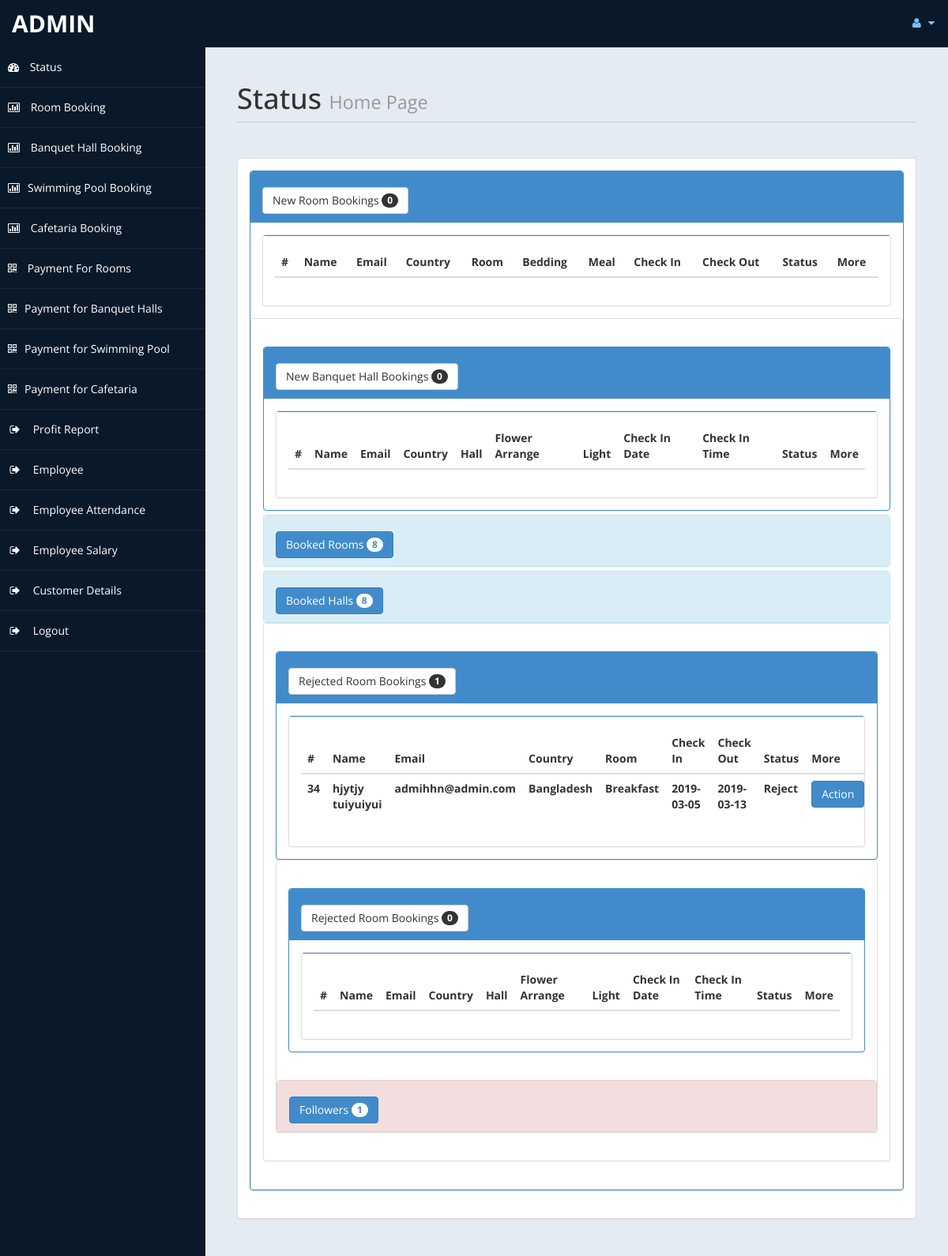
The page /admin/home.php (signed in) on the database its author committed.
### tables this page shows
CREATE TABLE `roombook` (
  `id` int(10) UNSIGNED NOT NULL,
  `Title` varchar(5) DEFAULT NULL,
  `FName` text,
  `LName` text,
  `Email` varchar(50) DEFAULT NULL,
  `National` varchar(30) DEFAULT NULL,
  `Country` varchar(30) DEFAULT NULL,
  `Phone` text,
  `TRoom` varchar(20) DEFAULT NULL,
  `Bed` varchar(10) DEFAULT NULL,
  `NRoom` varchar(2) DEFAULT NULL,
  `Meal` varchar(15) DEFAULT NULL,
  `cin` date DEFAULT NULL,
  `cout` date DEFAULT NULL,
  `stat` varchar(15) DEFAULT NULL,
  `nodays` int(11) DEFAULT NULL
);

### admin/home.php (the view, shortened to what this page needs)
<!DOCTYPE html>
<html xmlns="http://www.w3.org/1999/xhtml">
<head>
    <link href="assets/css/bootstrap.css" rel="stylesheet" />
    <link href="assets/css/font-awesome.css" rel="stylesheet" />
    <link href="assets/js/morris/morris-0.4.3.min.css" rel="stylesheet" />
    <link href="assets/css/custom-styles.css" rel="stylesheet" />
</head>
<body>
    <div id="wrapper">
        <nav class="navbar navbar-default top-navbar" role="navigation">
            <div class="navbar-header">
                <a class="navbar-brand" href="home.php"> <?php echo $_SESSION["user"]; ?> </a>
            </div>
            <ul class="nav navbar-top-links navbar-right">
                <li class="dropdown">
                    <a class="dropdown-toggle" data-toggle="dropdown" href="#" aria-expanded="false">
                        <i class="fa fa-user fa-fw"></i> <i class="fa fa-caret-down"></i>
                    </a>
                </li>
            </ul>
        </nav>
        <?php include('includes/sidebar.php'); ?>
        <div id="page-wrapper">
            <div id="page-inner">
                <div class="row">
                    <div class="col-md-12">
                        <h1 class="page-header">
                            Status <small>Home Page</small>
                        </h1>
                    </div>
                </div>
				<?php
						include ('db.php');
						$c =0;
				?>
					<div class="row">
                <div class="col-md-12">
                    <div class="panel panel-default">
                        <div class="panel-body">
                            <div class="panel-group" id="accordion">
							<div class="panel panel-primary">
                                    <div class="panel-heading">
                                        <h4 class="panel-title">
                                            <a data-toggle="collapse" data-parent="#accordion" href="#collapseTwo">
											<button class="btn btn-default" type="button">
												 New Room Bookings  <span class="badge"><?php echo $c ; ?></span>
											</button>
											</a>
                                        </h4>
                                    </div>
                                    <div id="collapseTwo" class="panel-collapse in" style="height: auto;">
                                        <div class="panel-body">
                                           <div class="panel panel-default">
                        <div class="panel-body">
                            <div class="table-responsive">
                                <table class="table">
                                    <thead>
                                        <tr>
                                            <th>#</th>
                                            <th>Name</th>
                                            <th>Email</th>
                                            <th>Country</th>
											<th>Room</th>
											<th>Bedding</th>
											<th>Meal</th>
											<th>Check In</th>
											<th>Check Out</th>
											<th>Status</th>
											<th>More</th>
                                        </tr>
                                    </thead>
                                </table>
                            </div>
                        </div>
                    </div>
                                        </div>
                                    </div>
                <div class="row">
                <div class="col-md-12">
                    <div class="panel panel-default">
                        <div class="panel-heading">
                        </div>
                        <div class="panel-body">
                            <div class="panel-group" id="accordion1">
							<div class="panel panel-primary">
                                    <div class="panel-heading">
                                        <h4 class="panel-title">
                                            <a data-toggle="collapse" data-parent="#accordion1" href="#collapseTwo1">
											<button class="btn btn-default" type="button">
												 New Banquet Hall Bookings  <span class="badge"><?php echo $c ; ?></span>
											</button>
											</a>
                                        </h4>
                                    </div>
                                    <div id="collapseTwo1" class="panel-collapse in" style="height: auto;">
                                        <div class="panel-body">
                                           <div class="panel panel-default">
                        <div class="panel-body">
                            <div class="table-responsive">
                                <table class="table">
                                    <thead>
                                        <tr>
                                            <th>#</th>
                                            <th>Name</th>
                                            <th>Email</th>
                                            <th>Country</th>
											<th>Hall</th>
											<th>Flower Arrange</th>
											<th>Light</th>
											<th>Check In Date</th>
											<th>Check In Time</th>
											<th>Status</th>
											<th>More</th>
                                        </tr>
                                    </thead>
                                </table>
                            </div>
                        </div>
                    </div>
                                        </div>
                                    </div>
                                </div>
								<?php
								$rsql = "SELECT * FROM `banquetbook`";
								$rre = mysqli_query($con,$rsql);
								$r =0;
								while($row=mysqli_fetch_array($rre) )
								{
										$br = $row['stat'];
										if($br=="Conform")
										{
											$r = $r + 1;
										}
								}
								?>
                                <div class="panel panel-info">
                                    <div class="panel-heading">
                                        <h4 class="panel-title">
                                            <a data-toggle="collapse" data-parent="#accordion" href="#collapseOne" class="collapsed">
											<button class="btn btn-primary" type="button">
												 Booked Rooms  <span class="badge"><?php echo $r ; ?></span>
											</button>
											</a>
                                        </h4>
                                    </div>
                                </div>
                                <div class="panel panel-info">
                                    <div class="panel-heading">
                                        <h4 class="panel-title">
                                            <a data-toggle="collapse" data-parent="#accordion" href="#collapseOne" class="collapsed">
											<button class="btn btn-primary" type="button">
												 Booked Halls  <span class="badge"><?php echo $r ; ?></span>
											</button>
											</a>
                                        </h4>
                                    </div>
                                </div>
								<?php
								$rsql = "SELECT * FROM `roombook`";
								$rre = mysqli_query($con,$rsql);
								$r =0;
								while($row=mysqli_fetch_array($rre) )
								{
										$br = $row['stat'];
										if($br=="Reject")
										{
											$r = $r + 1;
										}
								}
								?>
                                <div class="row">
                <div class="col-md-12">
                    <div class="panel panel-default">
                        <div class="panel-heading">
                        </div>
                        <div class="panel-body">
                            <div class="panel-group" id="accordion2">
							<div class="panel panel-primary">
                                    <div class="panel-heading">
                                        <h4 class="panel-title">
                                            <a data-toggle="collapse" data-parent="#accordion2" href="#collapseTwo2">
											<button class="btn btn-default" type="button">
												 Rejected Room Bookings  <span class="badge"><?php echo $r ; ?></span>
											</button>
											</a>
                                        </h4>
                                    </div>
                                    <div id="collapseTwo2" class="panel-collapse in" style="height: auto;">
                                        <div class="panel-body">
                                           <div class="panel panel-default">
										   <div class="panel-body">
                            <div class="table-responsive">
                                <table class="table">
                                    <thead>
                                        <tr>
                                            <th>#</th>
                                            <th>Name</th>
                                            <th>Email</th>
                                            <th>Country</th>
											<th>Room</th>
											<th>Check In</th>
											<th>Check Out</th>
											<th>Status</th>
											<th>More</th>
                                        </tr>
                                    </thead>
                                    <tbody>
									<?php
									$tsql = "select * from roombook";
									$tre = mysqli_query($con,$tsql);
									while($trow=mysqli_fetch_array($tre) )
									{
										$co =$trow['stat'];
										if($co=="Reject")
										{
											echo"<tr>
												<th>".$trow['id']."</th>
												<th>".$trow['FName']." ".$trow['LName']."</th>
												<th>".$trow['Email']."</th>
												<th>".$trow['Country']."</th>
												<th>".$trow['Meal']."</th>
												<th>".$trow['cin']."</th>
												<th>".$trow['cout']."</th>
												<th>".$trow['stat']."</th>
												<th><a href='roombook.php?rid=".$trow['id']." ' class='btn btn-primary'>Action</a></th>
												</tr>";
										}
									}
									?>
                                    </tbody>
                                </table>
                            </div>
                        </div>
                    </div>
                                        </div>
                                    </div>
                                </div>
								<?php
								$r =0;
								?>
                                <div class="row">
                		<div class="col-md-12">
                    <div class="panel panel-default">
                        <div class="panel-heading">
                        </div>
                        <div class="panel-body">
                            <div class="panel-group" id="accordion3">
							<div class="panel panel-primary">
                                    <div class="panel-heading">
                                        <h4 class="panel-title">
                                            <a data-toggle="collapse" data-parent="#accordion3" href="#collapseTwo3">
											<button class="btn btn-default" type="button">
												 Rejected Room Bookings  <span class="badge"><?php echo $r ; ?></span>
											</button>
											</a>
                                        </h4>
                                    </div>
                                    <div id="collapseTwo3" class="panel-collapse in" style="height: auto;">
                                        <div class="panel-body">
                                           <div class="panel panel-default">
										   <div class="panel-body">
                            <div class="table-responsive">
							<table class="table">
                                    <thead>
                                        <tr>
                                            <th>#</th>
                                            <th>Name</th>
                                            <th>Email</th>
                                            <th>Country</th>
											<th>Hall</th>
											<th>Flower Arrange</th>
											<th>Light</th>
											<th>Check In Date</th>
											<th>Check In Time</th>
											<th>Status</th>
											<th>More</th>
                                        </tr>
                                    </thead>
                                </table>
                            </div>
                        </div>
                    </div>
					</div>
					</div>
                                        </div>
                                    </div>
                                </div>
                                <?php
								$fsql = "SELECT * FROM `contact`";
								$fre = mysqli_query($con,$fsql);
								$f =0;
								while($row=mysqli_fetch_array($fre) )
								{
										$f = $f + 1;
								}
								?>
                                <div class="panel panel-danger">
                                    <div class="panel-heading">
                                        <h4 class="panel-title">
                                            <a data-toggle="collapse" data-parent="#accordion" href="#collapseThree" class="collapsed">
											<button class="btn btn-primary" type="button">
												 Followers  <span class="badge"><?php echo $f ; ?></span>
											</button>
											</a>
                                        </h4>
                                    </div>
                                    </div>
                                </div>
                            </div>
                        </div>
                    </div>
                </div>
            </div>
            </div>
        </div>
    </div>
</body>
</html>

### admin/assets/css/custom-styles.css (style rules this page uses)
body { font-family: 'Open Sans', sans-serif; }
#wrapper { width: 100%; background:#09192A; }
#page-wrapper { padding: 15px 15px; min-height: 600px; background:#E5EBF2; }
#page-inner { width:100%; margin:10px 20px 10px 0px; background-color:transparent; padding:10px; min-height:1200px; }
h1, .h1, h2, .h2, h3, .h3 { margin-top: 7px; margin-bottom: -5px; }
h4 { padding-top:10px; }
.page-header { padding-bottom: 9px; margin: 10px 0 45px; border-bottom: 1px solid #C7D1DD; }
.panel-default > .panel-heading { color: #000; background-color: #FFFFFF; border-color: #ddd; font-weight:bold; }
.top-navbar { margin:0px; }
.top-navbar .navbar-brand { color: #fff; width: 260px; text-align: left; height: 60px; font-size: 30px; font-weight: 700; text-transform: uppercase; line-height: 30px; }
.top-navbar .nav > li { position: relative; display: inline-block; }
.top-navbar .nav > li > a { position: relative; display: block; padding: 19px 15px; color: #77C0FD; }
.top-navbar { background:#09192A; border-bottom:none; }
.top-navbar .nav > li > a > i { margin-right: 2px; }
.navbar-default { border:0px solid black; }
.navbar-header { background: #09192A; }
.nav > li > a > i { margin-right:10px; }
@media (min-width:768px) { #page-wrapper { margin: 0 0 0 260px; padding: 15px 30px; min-height: 1200px; } }
@media (min-width:768px) { .navbar { border-radius: 0px; } }

### rows shown on the page
roombook: id "34", FName "hjytjy", LName "tuiyuiyui", Email "admihhn@admin.com", Country "Bangladesh", Meal "Breakfast", cin "2019-03-05", cout "2019-03-13", stat "Reject"

### other values the page prints
$_SESSION["user"] "ADMIN"
$c "0"
$r "8"
$r "1"
$r "0"
$f "1"
